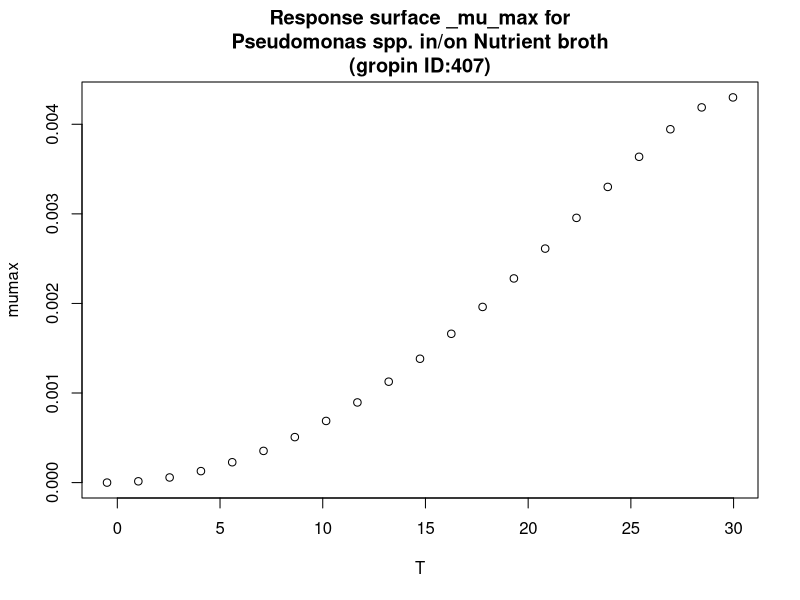

R code for this plot:
#############################
# start of Parameter script
#############################
T <- seq(-0.5005,29.97002997003,length.out=21)
#############################
# end of Parameter script
#############################
############################# 
# start of Model script Gropin ID 407 
#############################
 
# constant coefficients for this model
 
variables <- data.frame(T)
argumentsPar <- unique.data.frame(expand.grid(variables))
 
# heart of the model
response_surface <- function(T) {
   mumax <-(4.3*(10^-3)*(T-34.4)*((T+0.5)^2))/((30+0.5)*((30+0.5)*(T-30)-(30-34.4)*(30-0.5-2*T)))

	return(mumax=mumax)
} 

# output parameters
responseSurface <- cbind(argumentsPar,response_surface(argumentsPar['T']))
colnames(responseSurface) <- c(colnames(argumentsPar),'mumax')
#############################
# End of Model script
#############################
############################# 
# start of Visualisation script Gropin ID 407 
#############################
titleText <-'Response surface _mu_max for
Pseudomonas spp. in/on Nutrient broth
(gropin ID:407)'
plot(T,responseSurface$'mumax',xlab='T',
                          ylab='mumax',main=titleText)
#############################
# End of Visualisation script
#############################
